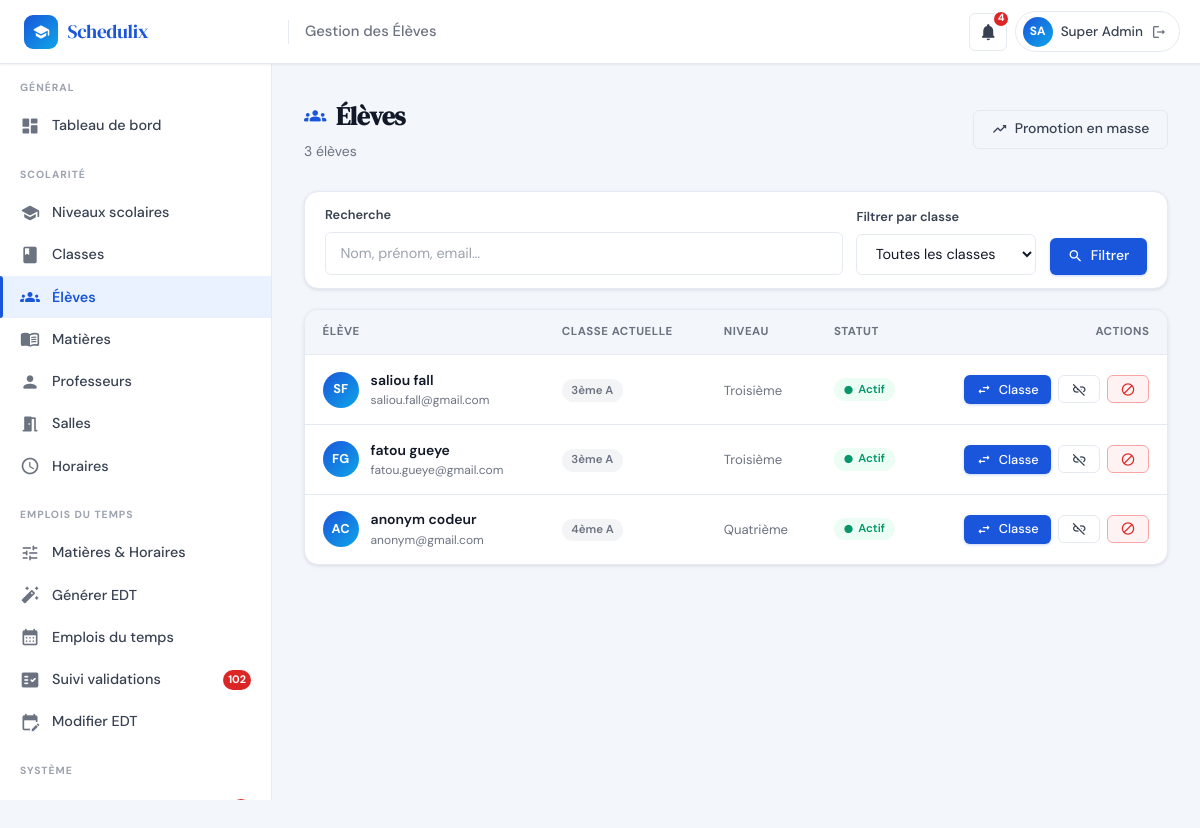
Before: /admin/eleves.php (signed in) with the older database file.
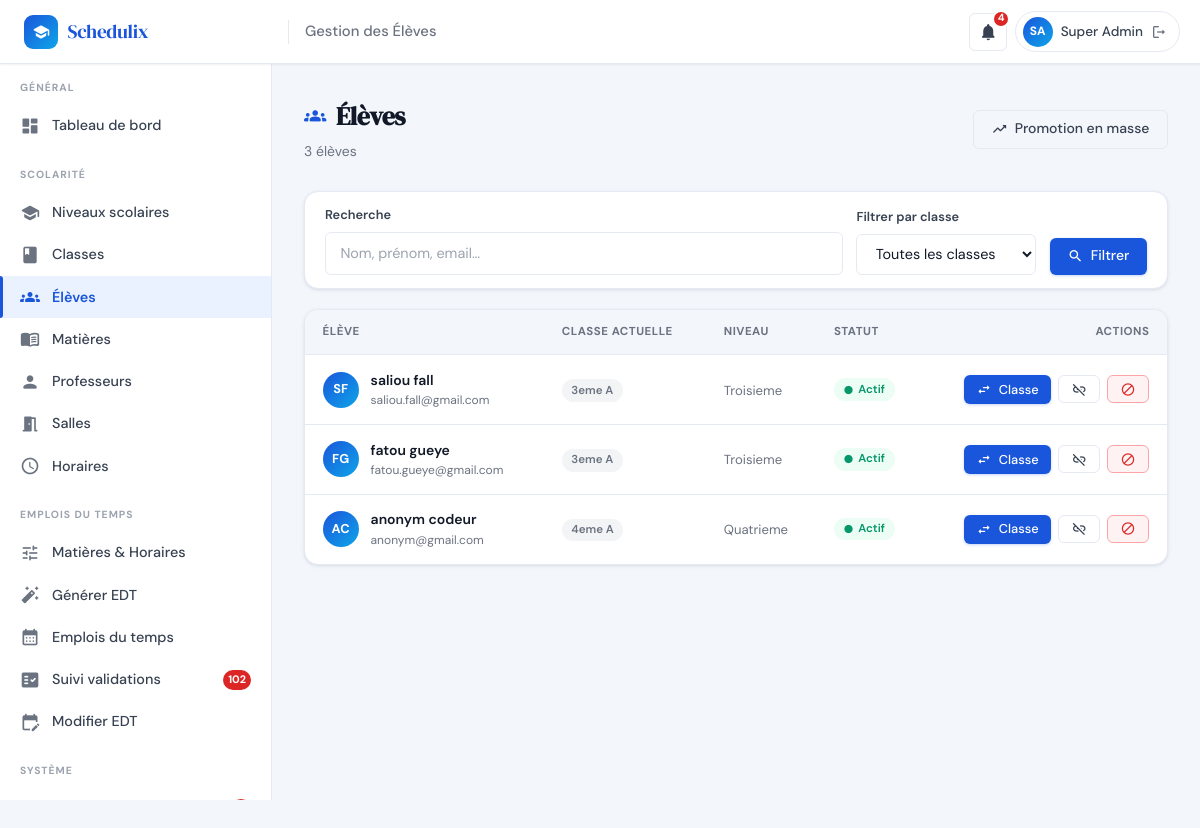
After: the same page with the newer database file.
### tables this page shows
CREATE TABLE IF NOT EXISTS `utilisateurs` (
  `id`            INT(11)      NOT NULL AUTO_INCREMENT,
  `nom`           VARCHAR(100) NOT NULL,
  `prenom`        VARCHAR(100) NOT NULL,
  `email`         VARCHAR(191) NOT NULL,
  `mot_de_passe`  VARCHAR(255) NOT NULL,
  `role`          ENUM('admin','professeur','eleve') NOT NULL DEFAULT 'eleve',
  `statut`        ENUM('actif','inactif')             NOT NULL DEFAULT 'actif',
  `id_classe`     INT(11)      DEFAULT NULL,
  `date_creation` TIMESTAMP    NOT NULL DEFAULT CURRENT_TIMESTAMP,
  PRIMARY KEY (`id`),
  UNIQUE KEY `uq_email` (`email`),
  KEY `id_classe` (`id_classe`),
  CONSTRAINT `utilisateurs_ibfk_1`
    FOREIGN KEY (`id_classe`) REFERENCES `classes` (`id`) ON DELETE SET NULL
);

CREATE TABLE IF NOT EXISTS `classes` (
  `id`        INT(11)      NOT NULL AUTO_INCREMENT,
  `nom`       VARCHAR(100) NOT NULL,
  `niveau` VARCHAR(50) NOT NULL DEFAULT 'Troisieme',
  `capacite`  INT(11)      NOT NULL DEFAULT 30,
  `id_niveau` INT(11)      DEFAULT NULL,
  PRIMARY KEY (`id`),
  UNIQUE KEY `uq_classe_nom` (`nom`),
  KEY `fk_classe_niveau` (`id_niveau`),
  CONSTRAINT `fk_classe_niveau`
    FOREIGN KEY (`id_niveau`) REFERENCES `niveaux` (`id`) ON DELETE SET NULL
);

CREATE TABLE IF NOT EXISTS `niveaux` (
  `id`          INT(11)       NOT NULL AUTO_INCREMENT,
  `nom`         VARCHAR(50)   NOT NULL,
  `ordre`       INT(11)       NOT NULL DEFAULT 0,
  `description` VARCHAR(255)  DEFAULT NULL,
  PRIMARY KEY (`id`),
  UNIQUE KEY `uq_niveau_nom` (`nom`)
);

### includes/functions.php (called while the page is built, shortened)
<?php
function h(string $str): string {
    return htmlspecialchars($str, ENT_QUOTES, 'UTF-8');
}

### admin/eleves.php (the view, shortened to what the changed rows need)
<?php
require_once __DIR__ . '/../includes/functions.php';
$pdo = getDB();
$where  = ["u.role='eleve'"];
$params = [];
$sql = "SELECT u.*, c.nom AS classe_nom, n.nom AS niveau_nom
        FROM utilisateurs u
        LEFT JOIN classes c ON c.id=u.id_classe
        LEFT JOIN niveaux n ON n.id=c.id_niveau
        WHERE ".implode(' AND ',$where)."
        ORDER BY c.nom, u.nom, u.prenom";
$stmtEl = $pdo->prepare($sql);
$stmtEl->execute($params);
$eleves = $stmtEl->fetchAll();
include __DIR__ . '/../includes/header.php';
?>
<div class="main-content">
  <div class="page-header">
    <div class="page-header-left">
      <h1 class="page-title"><span class="material-icons-round">groups</span> Élèves</h1>
    </div>
  </div>
  <div class="card">
    <div class="table-wrapper" style="border:none;border-radius:0">
      <table class="table">
        <thead>
          <tr>
            <th>Élève</th>
            <th>Classe actuelle</th>
            <th>Niveau</th>
            <th>Statut</th>
            <th style="text-align:right">Actions</th>
          </tr>
        </thead>
        <tbody>
          <?php if (empty($eleves)): ?>
          <tr><td colspan="5">
            <div class="empty-state">
              <div class="empty-state-icon"><span class="material-icons-round">groups</span></div>
              <h3>Aucun élève trouvé</h3>
              <p>Aucun compte élève enregistré ou correspondant aux filtres.</p>
            </div>
          </td></tr>
          <?php else: foreach ($eleves as $e): ?>
          <tr>
            <td>
              <div style="display:flex;align-items:center;gap:.75rem">
                <div class="user-avatar" style="width:36px;height:36px;font-size:.8rem;flex-shrink:0;background:<?= $e['statut']==='actif'?'linear-gradient(135deg,var(--primary),var(--accent))':'#9CA3AF' ?>">
                  <?= strtoupper(substr($e['prenom'],0,1).substr($e['nom'],0,1)) ?>
                </div>
                <div>
                  <div style="font-weight:600;color:var(--text)"><?= h($e['prenom'].' '.$e['nom']) ?></div>
                  <div style="font-size:.75rem;color:var(--text-muted)"><?= h($e['email']) ?></div>
                </div>
              </div>
            </td>
            <td>
              <?php if ($e['classe_nom']): ?>
              <span class="badge badge-secondary"><?= h($e['classe_nom']) ?></span>
              <?php else: ?>
              <span class="badge badge-warning"><span class="material-icons-round" style="font-size:11px">warning</span> Non affecté</span>
              <?php endif; ?>
            </td>
            <td>
              <?php if ($e['niveau_nom']): ?>
              <span style="font-size:.82rem;color:var(--text-muted)"><?= h($e['niveau_nom']) ?></span>
              <?php else: ?>
              <span style="font-size:.8rem;color:var(--text-light);font-style:italic">—</span>
              <?php endif; ?>
            </td>
            <td>
              <?= $e['statut']==='actif'
                ? '<span class="badge badge-success"><span class="material-icons-round" style="font-size:10px">circle</span> Actif</span>'
                : '<span class="badge badge-danger"><span class="material-icons-round" style="font-size:10px">circle</span> Inactif</span>' ?>
            </td>
            <td>
              <div class="table-actions" style="justify-content:flex-end">
                <button class="btn btn-sm btn-primary"
                        onclick='openChangeClasse(<?= json_encode($e, JSON_HEX_APOS|JSON_HEX_QUOT) ?>)'
                        title="Changer de classe">
                  <span class="material-icons-round">swap_horiz</span> Classe
                </button>
                <?php if ($e['id_classe']): ?>
                <form method="POST" style="display:inline">
                  <button type="submit" class="btn btn-sm btn-outline" title="Désaffecter"
                          onclick="return confirm('Désaffecter <?= h(addslashes($e['prenom'].' '.$e['nom'])) ?> de sa classe ?')">
                    <span class="material-icons-round">link_off</span>
                  </button>
                </form>
                <?php endif; ?>
                <form method="POST" style="display:inline">
                  <button type="submit" class="btn btn-sm <?= $e['statut']==='actif'?'btn-danger':'btn-success' ?>"
                          title="<?= $e['statut']==='actif'?'Désactiver':'Activer' ?>">
                    <span class="material-icons-round"><?= $e['statut']==='actif'?'block':'check_circle' ?></span>
                  </button>
                </form>
              </div>
            </td>
          </tr>
          <?php endforeach; endif; ?>
        </tbody>
      </table>
    </div>
  </div>
</div>
</body>
</html>

Changed rows visible on the page:
changed through a linked row, utilisateurs "saliou fall": id_classe.nom "3ème A" → "3eme A"; niveaux.nom "Troisième" → "Troisieme"
changed through a linked row, utilisateurs "fatou gueye": id_classe.nom "3ème A" → "3eme A"; niveaux.nom "Troisième" → "Troisieme"
changed through a linked row, utilisateurs "anonym codeur": id_classe.nom "4ème A" → "4eme A"; niveaux.nom "Quatrième" → "Quatrieme"
